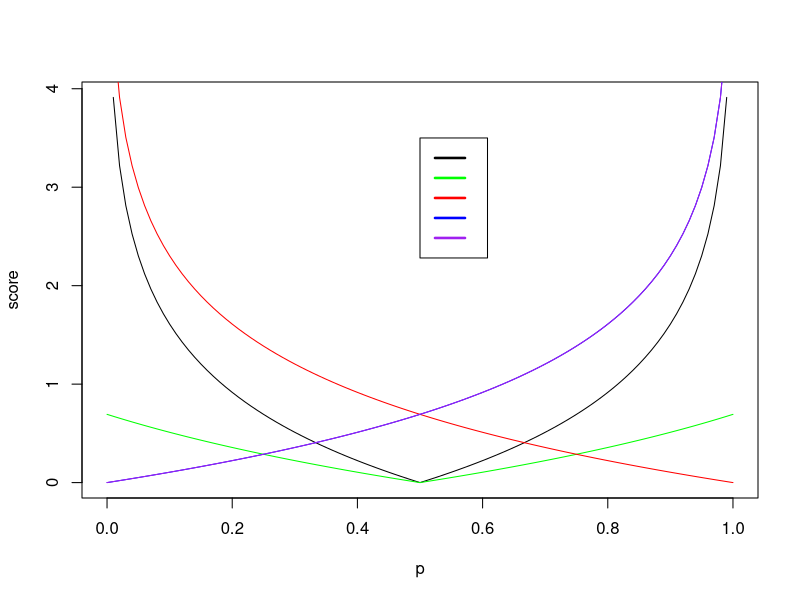

Write the R code that produced this figure.
### code to make the loss functions all on one figure for the paper. 

x<-seq(0,1,by=0.01)
l1<- -log(1-2*abs(.5-x))
l2<- - log(1-abs(.5-x))
l3<- - log(1-abs(1-x))
l4<- - log(1-abs(0-x))
l5<- -log(1-x)
# l6<- abs(.5-x)*log(abs(.5-x)) # don't use this one, 
#plot the function versus p to see why

pdf(file='loss_function_plot.pdf')
plot(x,l1,type='l', xlab='p', ylab='score')
lines(x,l2,col='green')
lines(x,l3,col='red')
lines(x,l4,col='blue')
lines(x,l5,col='purple') 
legend(.5,3.5,c('','','','',''), lty=c(1,1), lwd=c(2.5,2.5),col=c("black","green",'red','blue','purple'))
dev.off()